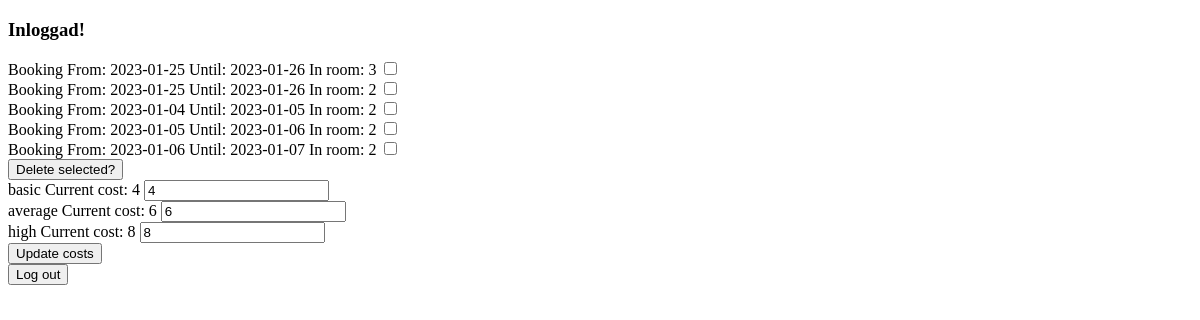
/admin.php (signed in), run on an earlier commit of the app's database.
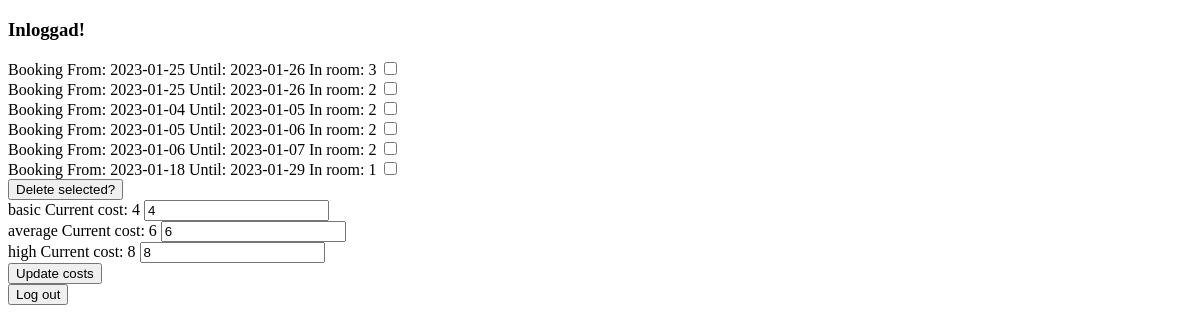
And on a later commit of the database.
### tables this page shows
CREATE TABLE bookings (
    id INTEGER primary key AUTOINCREMENT,
    room_number INTEGER,
    arrival_date DATE,
    departure_date DATE,
    name VARCHAR(30),
    comment VARCHAR(100)
    );

### hotelVariables.php (called while the page is built, shortened)
<?php
$data = json_decode(file_get_contents(__DIR__ . "/hotelVariables.txt"), true);
$rooms = $data["rooms"];

### admin.php (the view, shortened to what this page needs)
<?php
require "hotelFunctions.php";
require "hotelVariables.php";
$loggedIn = false;
if (isset($_SESSION["loggedIn"]) === true) $loggedIn = true;
if ($loggedIn === true) {
                    $db = connect("hotels.db");
}
if ($loggedIn === true) {
                    $statement = $db->prepare("SELECT * FROM bookings");
                    $statement->execute();
                    $bookings = $statement->fetchAll(PDO::FETCH_ASSOC);
}
?>
<!DOCTYPE html>
<html lang="en">
<head>
</head>
<body>
                    <?php if ($loggedIn != true) : ?>
                                        <form method="post" action="">
                                                            <label for="user">User</label>
                                                            <input type="text" name="user">
                                                            <label for="apiKey">API Key</label>
                                                            <input type="text" name="apiKey">
                                                            <button type="submit">Login</button>
                                        </form>
                    <?php else : ?>
                                        <form method="post" action="">
                                                            <h3>Inloggad!</h3>
                                                            <?php $i = 0;
                                                            foreach ($bookings as $booking) : $i++; ?>
                                                                                <label for="booking">Booking From: <?= $booking["arrival_date"] ?> Until: <?= $booking["departure_date"] ?> In room: <?= $booking["room_number"] ?></label>
                                                                                <input type="checkbox" name="<?= $booking['id'] ?>" value="delete">
                                                                                <br>
                                                            <?php endforeach;
                                                            if ($i > 0) : ?>
                                                                                <button type="submit">Delete selected?</button>
                                                            <?php endif ?>
                                        </form>
                                        <form method="post" action="">
                                                            <?php foreach ($rooms as $roomType => $room) : ?>
                                                                                <?= $roomType ?> Current cost: <?= $room["cost"] ?>
                                                                                <input type="number" name="<?= $roomType ?>NewCost" value=<?= $room["cost"] ?>>
                                                                                <br>
                                                            <?php endforeach ?>
                                                            <button type="submit">Update costs</button>
                                        </form>
                                        <form method="post" action="">
                                                            <button type="submit" name="logOut" value="logOut">Log out</button>
                                        </form>
                    <?php endif ?>
</body>
</html>

What changed in the data, as far as the page shows it:
added bookings: arrival_date "2023-01-18", departure_date "2023-01-29", room_number "1"
